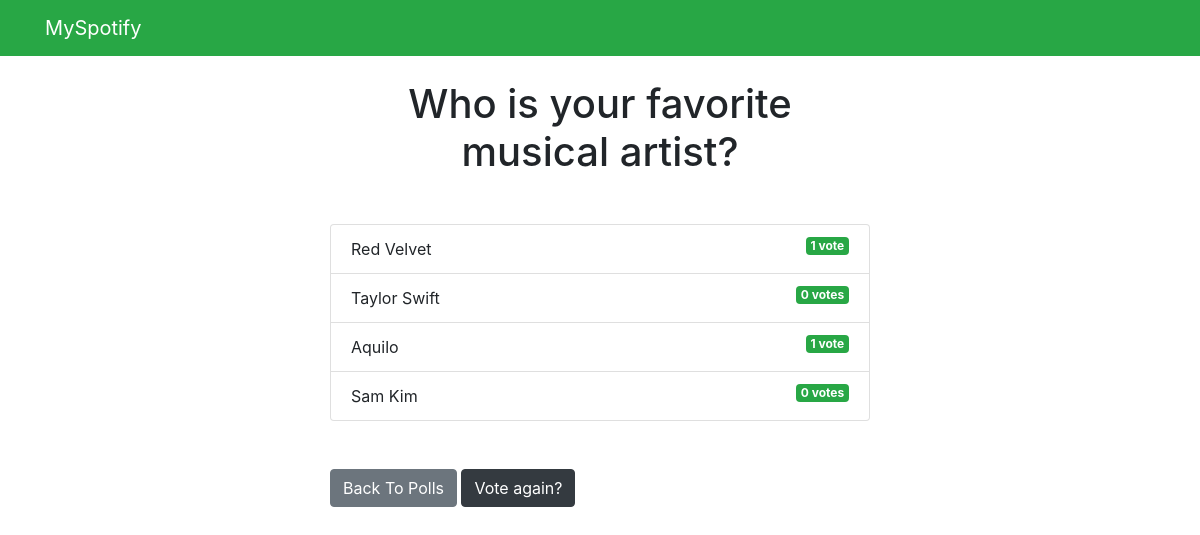
The page /discover/1/results/ on the database as committed earlier.
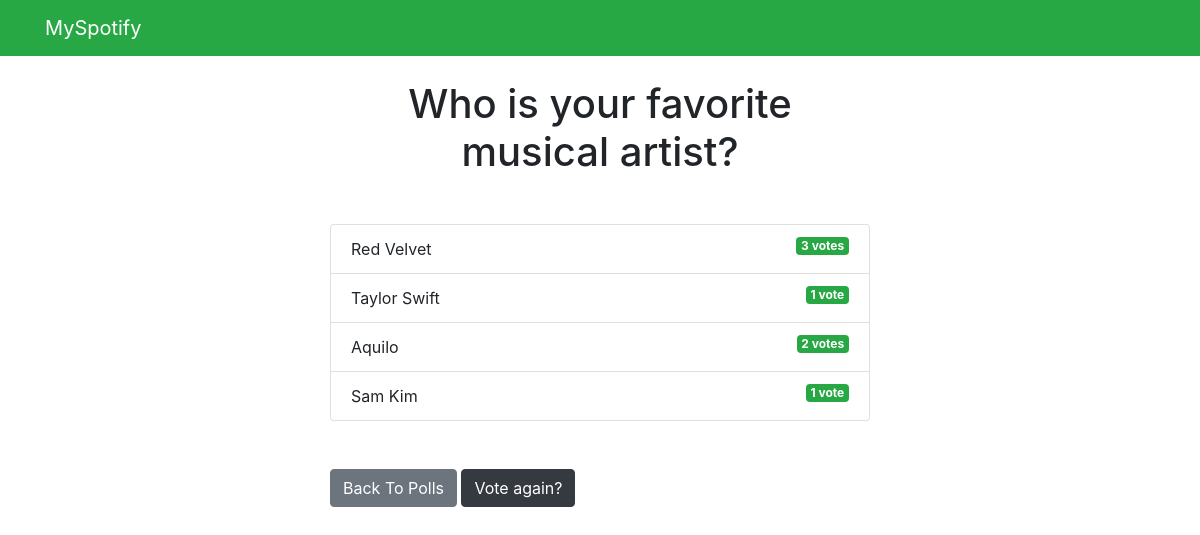
The same page on the database as committed later.
### discover/models.py (models this page shows, shortened)
class Question(models.Model):
    question_text = models.CharField(max_length=200)
    pub_date = models.DateTimeField('date published')

class Choice(models.Model):
    question = models.ForeignKey(Question, on_delete=models.CASCADE)
    choice_text = models.CharField(max_length=200)
    votes = models.IntegerField(default=0)

### discover/views.py (the view)
# urls.py: path('<int:question_id>/results/', views.results, name='results'),
def results(request, question_id):
    question = get_object_or_404(Question, pk=question_id)
    return render(request, 'discover/results.html', {'question': question})

### templates/discover/results.html
{% extends 'base.html' %}
{% block content %}
<h1 class="mb-5 text-center">{{ question.question_text }}</h1>
<ul class="list-group mb-5">
	{% for choice in question.choice_set.all %}
	<li class="list-group-item">
		{{ choice.choice_text }}  <span class="badge badge-success float-right">{{ choice.votes }} vote{{ choice.votes | pluralize }}</span>
	</li>
	{% endfor %}
</ul>
<a class="btn btn-secondary" href="{% url 'discover:index' %}">Back To Polls</a>
<a class="btn btn-dark" href="{% url 'discover:detail' question.id %}">Vote again?</a>
{% endblock %}

### templates/base.html (shortened to what this page needs)
<!DOCTYPE html>
<html lang="en">
  <head>
    <link
      rel="stylesheet"
      href="https://stackpath.bootstrapcdn.com/bootstrap/4.3.1/css/bootstrap.min.css"
    />
  </head>
  <body>
    {% include 'partials/_navbar.html' %}
    <div class="container">
      <div class="row">
        <div class="col-md-6 m-auto">
          {% block content %}{% endblock %}
        </div>
      </div>
    </div>
  </body>
</html>

### templates/partials/_navbar.html
<nav class="navbar navbar-dark bg-success mb-4">
	<div class="container">
		<a class="navbar-brand" href="/">MySpotify</a>
	</div>
</nav>

Rows that differ between the two databases and show on the page:
changed Choice "Red Velvet": votes "1" → "3"; votes|pluralize (not shown) → "s"
changed Choice "Taylor Swift": votes "0" → "1"; votes|pluralize "s" → (not shown)
changed Choice "Aquilo": votes "1" → "2"; votes|pluralize (not shown) → "s"
changed Choice "Sam Kim": votes "0" → "1"; votes|pluralize "s" → (not shown)
